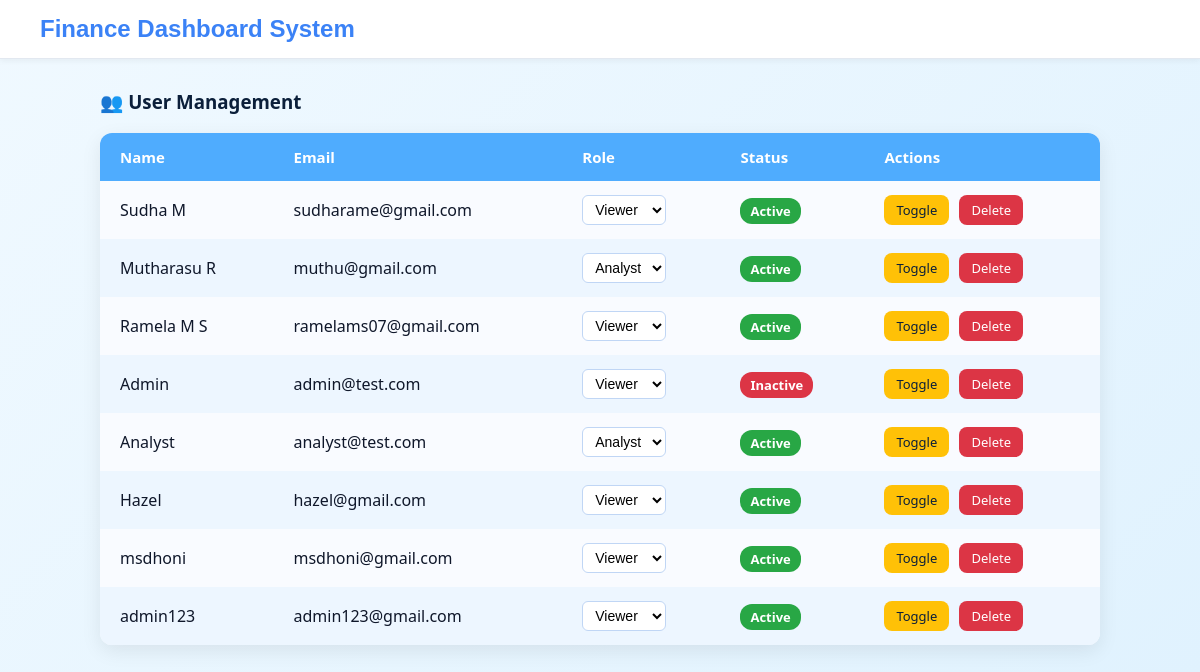
Page /admin/users (signed in) on the earlier database version.
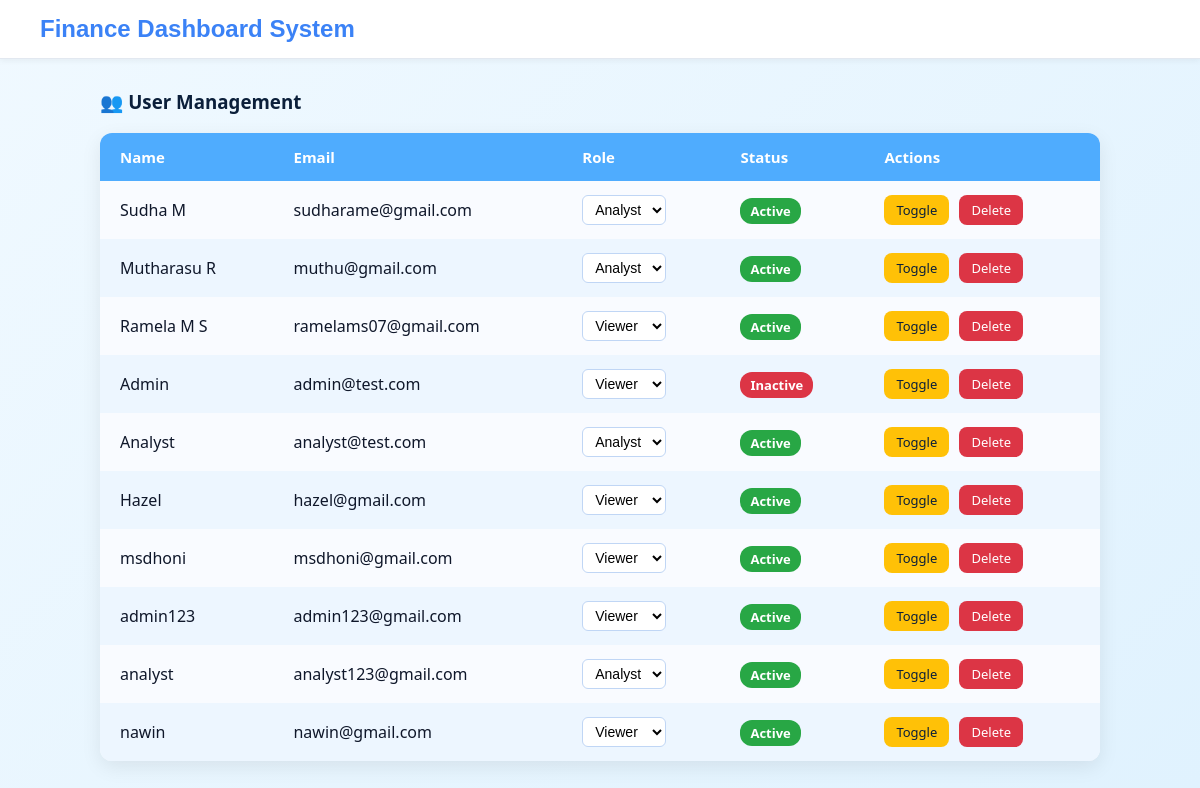
Same page on the later database version.
### app/models.py (models this page shows, shortened)
class User(db.Model, UserMixin):
    id = db.Column(db.Integer, primary_key=True)
    name = db.Column(db.String(100), nullable=False)
    email = db.Column(db.String(100), unique=True, nullable=False)
    password = db.Column(db.String(200), nullable=False)
    is_active = db.Column(db.Boolean, default=True)
    role_id = db.Column(db.Integer, db.ForeignKey("role.id"))
    role = db.relationship("Role")
    records = db.relationship("Record", back_populates="user", cascade="all, delete-orphan")

### app/routes.py (the view)
            def decorated(*args, **kwargs):
                if "role" not in session:
                    return redirect(url_for("login"))
                if session["role"] not in allowed_roles:
                    flash("Access denied!", "error")
                    return redirect(url_for("home"))
                return func(*args, **kwargs)

### app/templates/admin_users.html (shortened to what this page needs)
{% extends "base.html" %}
{% block content %}
<div class="user-management-container">
    <h3 class="mb-4">👥 User Management</h3>
    <table class="styled-table">
        <thead>
            <tr>
                <th>Name</th>
                <th>Email</th>
                <th>Role</th>
                <th>Status</th>
                <th>Actions</th>
            </tr>
        </thead>
        <tbody>
            {% for user in users %}
            <tr>
                <td>{{ user.name }}</td>
                <td>{{ user.email }}</td>
                <td>
                    <form action="/admin/change_role/{{ user.id }}" method="POST">
                        <select name="role" class="role-select" onchange="this.form.submit()">
                            <option value="viewer" {% if user.role.name == "viewer" %}selected{% endif %}>Viewer</option>
                            <option value="analyst" {% if user.role.name == "analyst" %}selected{% endif %}>Analyst</option>
                        </select>
                    </form>
                </td>
                <td>
                    {% if user.is_active %}
                        <span class="status active">Active</span>
                    {% else %}
                        <span class="status inactive">Inactive</span>
                    {% endif %}
                </td>
                <td>
                    <a href="/admin/toggle/{{ user.id }}" class="action-btn toggle-btn">Toggle</a>
                    <a href="/admin/delete_user/{{ user.id }}" class="action-btn delete-btn">Delete</a>
                </td>
            </tr>
            {% endfor %}
        </tbody>
    </table>
</div>
{% endblock %}

Differences in the rows shown:
changed User "Sudha M": role "Viewer" → "Analyst"
added User: name "analyst", email "analyst123@gmail.com", role "Analyst", is_active "Active"
added User: name "nawin", email "nawin@gmail.com", role "Viewer", is_active "Active"
